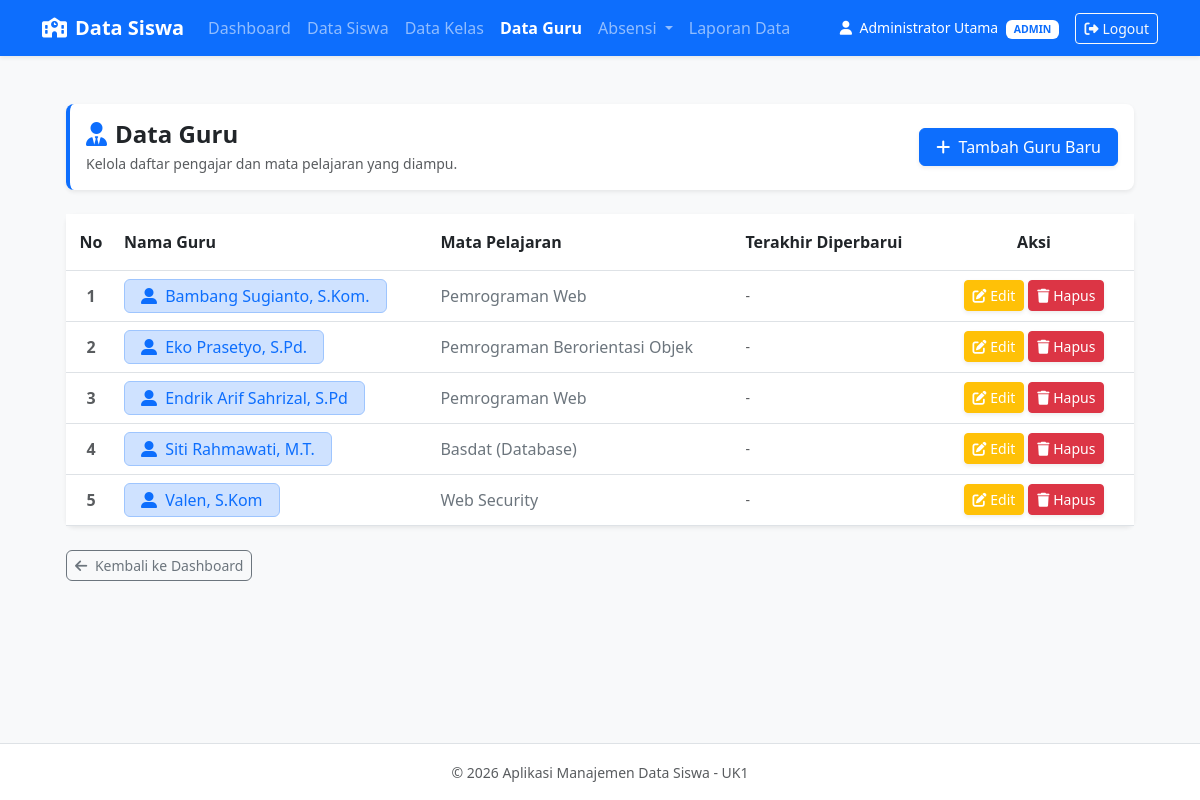
/guru_list.php (signed in), run on the app's committed database.
### tables this page shows
CREATE TABLE `guru` (
  `id` int NOT NULL,
  `nama_guru` varchar(100) NOT NULL,
  `mapel` varchar(50) NOT NULL
);

### guru_list.php (the view, shortened to what this page needs)
<?php
$database = new Database();
$db = $database->getConnection();
include 'views/header.php';
$query = "SELECT * FROM guru ORDER BY nama_guru ASC";
$stmt = $db->prepare($query);
$stmt->execute();
$data_guru = $stmt->fetchAll(PDO::FETCH_ASSOC);
?>
<div class="container-fluid px-4 mt-4 mb-5">
    <div class="d-flex justify-content-between align-items-center p-3 mb-4 bg-white rounded-3 shadow-sm border-start border-4 border-primary">
        <div>
            <h4 class="fw-bold mb-1 text-dark"><i class="fa-solid fa-user-tie text-primary me-2"></i>Data Guru</h4>
            <p class="text-muted mb-0 small">Kelola daftar pengajar dan mata pelajaran yang diampu.</p>
        </div>
        <?php if ($user_role === 'admin'): ?>
            <a href="guru_tambah.php" class="btn btn-primary px-3 shadow-sm"><i class="fa-solid fa-plus me-1"></i> Tambah Guru Baru</a>
        <?php endif; ?>
    </div>
    <div class="card shadow-sm border-0 rounded-3">
        <div class="card-body p-0">
            <div class="table-responsive">
                <table class="table table-hover align-middle mb-0">
                    <thead class="bg-light text-secondary">
                        <tr>
                            <th width="50" class="text-center py-3">No</th>
                            <th class="py-3">Nama Guru</th>
                            <th class="py-3">Mata Pelajaran</th>
                            <?php if ($user_role === 'admin'): ?>
                                <th class="py-3">Terakhir Diperbarui</th>
                            <?php endif; ?>
                            <?php if ($user_role === 'admin'): ?>
                                <th width="200" class="text-center py-3">Aksi</th>
                            <?php endif; ?>
                        </tr>
                    </thead>
                    <tbody>
                        <?php if (count($data_guru) > 0): ?>
                            <?php $no = 1; foreach ($data_guru as $row): ?>
                                <tr>
                                    <td class="text-center fw-bold text-muted"><?= $no++; ?></td>
                                    <td>
                                        <span class="badge bg-primary-subtle text-primary border border-primary-subtle px-3 py-2 fs-6 fw-normal">
                                            <i class="fa-solid fa-user-large me-1"></i> <?= htmlspecialchars($row['nama_guru']); ?>
                                        </span>
                                    </td>
                                    <td class="text-secondary"><?= htmlspecialchars($row['mapel'] ?? '-'); ?></td>
                                    <?php if ($user_role === 'admin'): ?>
                                        <td class="text-secondary small">
                                            <?php
                                                $waktu = $row['updated_at'] ?? $row['created_at'] ?? null;
                                                if (!empty($waktu)) {
                                                    echo '<i class="fa-regular fa-clock me-1 text-muted"></i>' . date('d M Y, H:i', strtotime($waktu));
                                                } else {
                                                    echo '<span class="text-muted">-</span>';
                                                }
                                            ?>
                                        </td>
                                    <?php endif; ?>
                                    <?php if ($user_role === 'admin'): ?>
                                        <td class="text-center">
                                            <div class="d-inline-flex gap-1 align-items-center justify-content-center">
                                                <a href="guru_edit.php?id=<?= $row['id']; ?>" class="btn btn-warning btn-sm text-white shadow-sm">
                                                    <i class="fa-solid fa-pen-to-square"></i> Edit
                                                </a>
                                                <form action="guru_hapus.php" method="POST" class="d-inline" onsubmit="return confirm('Apakah Anda yakin ingin menghapus data guru ini?');">
                                                    <button type="submit" class="btn btn-danger btn-sm shadow-sm">
                                                        <i class="fa-solid fa-trash"></i> Hapus
                                                    </button>
                                                </form>
                                            </div>
                                        </td>
                                    <?php endif; ?>
                                </tr>
                            <?php endforeach; ?>
                        <?php endif; ?>
                    </tbody>
                </table>
            </div>
        </div>
    </div>
    <div class="mt-4">
        <a href="index.php" class="btn btn-outline-secondary btn-sm rounded-2"><i class="fa-solid fa-arrow-left me-1"></i> Kembali ke Dashboard</a>
    </div>
</div>
<?php include 'views/footer.php'; ?>

### views/header.php (shortened to what this page needs)
<?php
$current_page = basename($_SERVER['PHP_SELF']);
$user_role = strtolower($_SESSION['user_role'] ?? $_SESSION['role'] ?? '');
?>
<!DOCTYPE html>
<html lang="id">
<head>
    <link href="https://cdn.jsdelivr.net/npm/bootstrap@5.3.0/dist/css/bootstrap.min.css" rel="stylesheet">
    <link rel="stylesheet" href="https://cdnjs.cloudflare.com/ajax/libs/font-awesome/6.4.0/css/all.min.css">
</head>
<body class="d-flex flex-column min-vh-100 bg-light">
    <nav class="navbar navbar-expand-lg navbar-dark bg-primary shadow-sm">
        <div class="container">
            <a class="navbar-brand fw-bold" href="index.php">
                <i class="fa-solid fa-school me-2"></i>Data Siswa
            </a>
            <div class="collapse navbar-collapse" id="navbarNav">
                <ul class="navbar-nav me-auto">
                    <li class="nav-item">
                        <a class="nav-link <?= ($current_page == 'index.php') ? 'active fw-bold text-white' : ''; ?>" href="index.php">Dashboard</a>
                    </li>
                    <li class="nav-item">
                        <a class="nav-link <?= (in_array($current_page, ['siswa_list.php', 'siswa_tambah.php', 'siswa_edit.php', 'siswa_detail.php'])) ? 'active fw-bold text-white' : ''; ?>" href="siswa_list.php">Data Siswa</a>
                    </li>
                    <li class="nav-item">
                        <a class="nav-link <?= (in_array($current_page, ['kelas_list.php', 'kelas_tambah.php', 'kelas_edit.php'])) ? 'active fw-bold text-white' : ''; ?>" href="kelas_list.php">Data Kelas</a>
                    </li>
                    <li class="nav-item">
                        <a class="nav-link <?= (in_array($current_page, ['guru_list.php', 'guru_tambah.php', 'guru_edit.php'])) ? 'active fw-bold text-white' : ''; ?>" href="guru_list.php">Data Guru</a>
                    </li>
                    <?php if ($user_role === 'admin'): ?>
                        <li class="nav-item dropdown">
                            <a class="nav-link dropdown-toggle <?= (in_array($current_page, ['absensi.php', 'absensi_rekap.php'])) ? 'active fw-bold text-white' : ''; ?>" href="#" id="navbarDropdownAbsensi" role="button" data-bs-toggle="dropdown" aria-expanded="false">
                                Absensi
                            </a>
                        </li>
                    <?php endif; ?>
                    <?php if ($user_role === 'admin'): ?>
                        <li class="nav-item">
                            <a class="nav-link <?= ($current_page == 'laporan.php') ? 'active fw-bold text-white' : ''; ?>" href="laporan.php">Laporan Data</a>
                        </li>
                    <?php endif; ?>
                </ul>
                <?php if (isset($_SESSION['user_id'])): ?>
                    <div class="d-flex align-items-center text-white ms-auto">
                        <span class="me-3 small">
                            <i class="fa-solid fa-user me-1"></i>
                            <?= htmlspecialchars($_SESSION['nama_lengkap'] ?? $_SESSION['username'] ?? 'User'); ?>
                            <span class="badge bg-white text-primary fw-bold text-uppercase px-2 py-1 ms-1">
                                <?= htmlspecialchars($_SESSION['user_role'] ?? $_SESSION['role'] ?? 'USER'); ?>
                            </span>
                        </span>
                        <a href="logout.php" class="btn btn-sm btn-outline-light" onclick="return confirm('Apakah Anda yakin ingin keluar dari sistem?');">
                            <i class="fa-solid fa-right-from-bracket me-1"></i>Logout
                        </a>
                    </div>
                <?php else: ?>
                    <a href="login.php" class="btn btn-sm btn-outline-light ms-auto">Login</a>
                <?php endif; ?>
            </div>
        </div>
    </nav>
    <main class="flex-grow-1 container py-4">

### views/footer.php (shortened to what this page needs)
</main>
    <footer class="mt-auto py-3 bg-white text-center text-muted border-top">
        <div class="container">
            <small>&copy; 2026 Aplikasi Manajemen Data Siswa - UK1</small>
        </div>
    </footer>
</body>
</html>

### data on the page
guru: nama_guru "Bambang Sugianto, S.Kom.", mapel "Pemrograman Web"
guru: nama_guru "Eko Prasetyo, S.Pd.", mapel "Pemrograman Berorientasi Objek"
guru: nama_guru "Endrik Arif Sahrizal, S.Pd", mapel "Pemrograman Web"
guru: nama_guru "Siti Rahmawati, M.T.", mapel "Basdat (Database)"
guru: nama_guru "Valen, S.Kom", mapel "Web Security"

### other printed values
$_SESSION['nama_lengkap'] "Administrator Utama"
$_SESSION['user_role'] "ADMIN"
